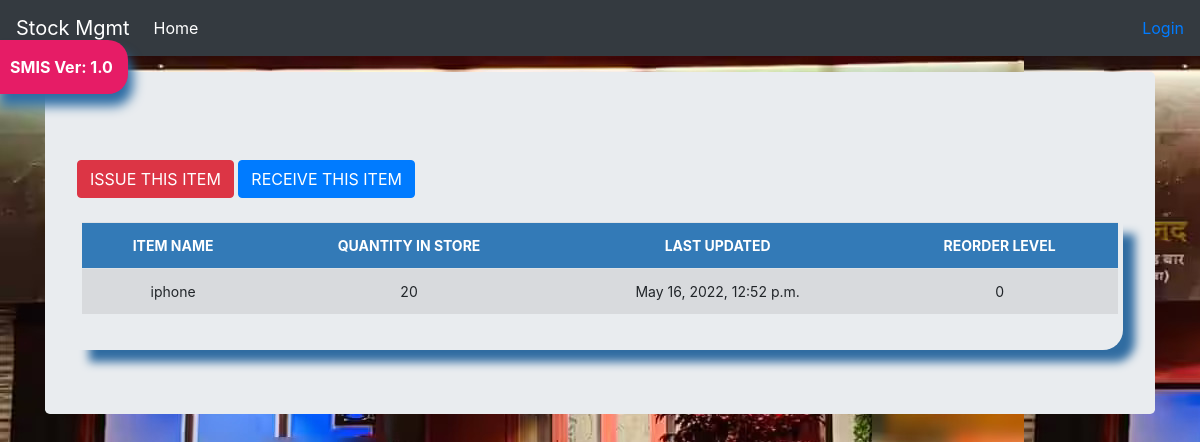
Screenshot of /stock_detail/13/ with the database file from the repository.
### stockmgmt/models.py (models this page shows)
class Stock(models.Model):
    category = models.ForeignKey(Category, on_delete=models.CASCADE,blank = False, null=False)
    item_name = models.CharField(max_length=50, blank=True, null=True)
    quantity = models.IntegerField(default='0', blank=False, null=True)
    receive_quantity = models.IntegerField(default='0', blank=True, null=True)
    receive_by = models.CharField(max_length=50, blank=True, null=True)
    issue_quantity = models.IntegerField(default='0', blank=True, null=True)
    issue_by = models.CharField(max_length=50, blank=True, null=True)
    issue_to = models.CharField(max_length=50, blank=True, null=True)
    phone_number = models.CharField(max_length=50, blank=True, null=True)
    created_by = models.CharField(max_length=50, blank=True, null=True)
    reorder_level = models.IntegerField(default='0', blank=True, null=True)
    last_updated = models.DateTimeField(auto_now_add=False, auto_now=True)
    timestamp = models.DateTimeField(auto_now_add=True, auto_now=False)
    date = models.DateTimeField(auto_now_add=False, auto_now=False, null=True, blank=True)

### stockmgmt/views.py (the view)
# urls.py: path('stock_detail/<str:pk>/', views.stock_detail, name="stock_detail"),
def stock_detail(request, pk):
	queryset = Stock.objects.get(id=pk)
	context = {
     "queryset": queryset,
	}
	return render(request, "stock_detail.html", context)

### stockmgmt/templates/stock_detail.html (shortened to what this page needs)
{% load static %}
{% load crispy_forms_tags %}
<!DOCTYPE html>
<html lang="en">
  <head>
    <link href="{% static 'js/jquery-ui-1.13.1/jquery-ui.min.css' %}" rel="stylesheet">
    <link href="{% static 'js/jquery-ui-1.13.1/jquery-ui.structure.min.css' %}" rel="stylesheet">
    <link href="{% static 'js/jquery-ui-1.13.1/jquery-ui.theme.min.css' %}" rel="stylesheet">
    <link href="{% static 'css/stylesheet.css' %}" rel="stylesheet">
    <link href="{% static 'css/bootstrap.min.css' %}" rel="stylesheet">
    <link rel="stylesheet" href="https://cdnjs.cloudflare.com/ajax/libs/font-awesome/4.7.0/css/font-awesome.min.css">
    <link href="{% static 'css/navbar-top-fixed.css' %}" rel="stylesheet">
  </head>
  <body>
    {% include 'navbar.html' %}
<main role="main" class="container">
  <div class="jumbotron">
    <br>
    <a href="{% url 'issue_items' queryset.id %}"><div class='btn btn-danger'>ISSUE THIS ITEM</div></a>
    <a href="{% url 'receive_items' queryset.id %}"><div class='btn btn-primary'>RECEIVE THIS ITEM</div></a>
        <br><br>
        <div class="display_table">
          <table class='table'>
                  <tr>
                    <th>ITEM NAME</th>
                    <th>QUANTITY IN STORE</th>
                    <th>LAST UPDATED</th>
                    <th>REORDER LEVEL</th>
                  </tr>
                  <tr>
                    <td>{{queryset.item_name}}</td>
                    <td>{{queryset.quantity}}</td>
                    <td>{{queryset.last_updated}}</td>
                    <td>{{queryset.reorder_level}}</td>
                  </tr>
          </table>
        </div>
  </div>
</main>
      </body>
</html>

### stockmgmt/static/css/stylesheet.css (style rules this page uses)
body { background-color: #34eb6b; background-image: url("../img/bg.jpg"); }
.table { font-size: 14px; text-align: center; width: 95%; margin: auto; text-align: center; }
.table tr:nth-child(odd) { background: #eceef1 }
.table tr:nth-child(even) { background: #d8dadd }
th { background-color: #337ab7; color: white; }
.display_table { border-bottom-right-radius: 20px; padding-left: 5px; padding-right: 5px; padding-bottom: 20px; box-shadow: 12px 12px 10px #306ca1; }

### stockmgmt/static/css/navbar-top-fixed.css (style rules this page uses)
body { min-height: 75rem; padding-top: 4.5rem; }

### rows the page displays
Stock: item_name "iphone", quantity "20", last_updated "May 16, 2022, 12:52 p.m.", reorder_level "0"
